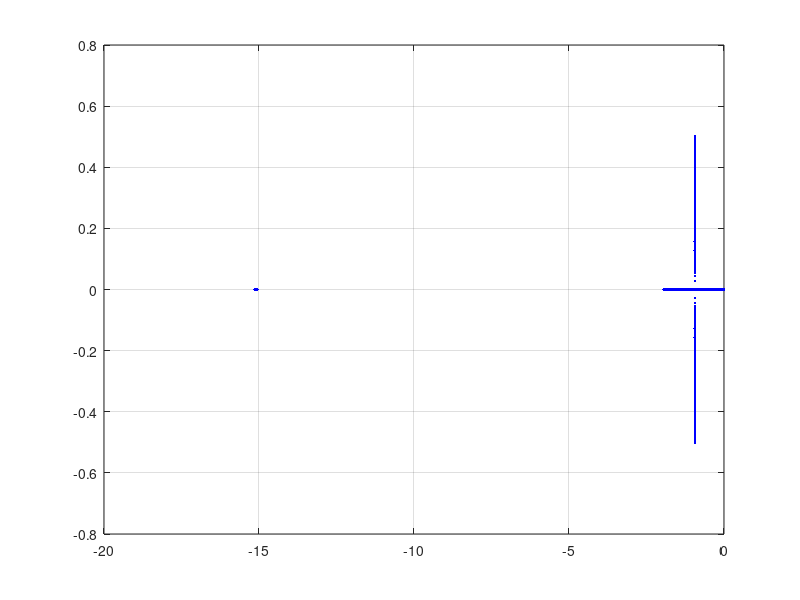
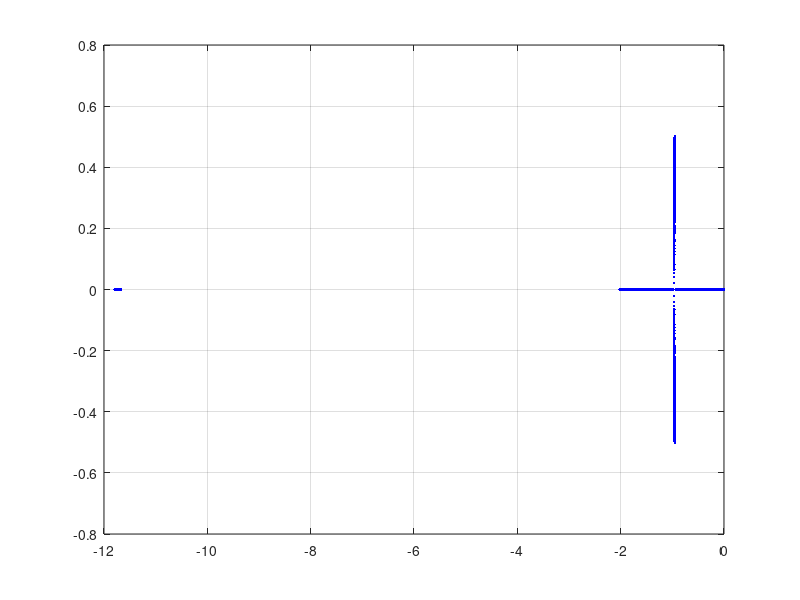

Write the MATLAB code that produced these figures, in order.
clc;
clear;
close all;

k1 = 9.86e-04;  %Gains from 3.1
k2 = 0.0017;  
k3 = linspace(0, 0.0001, 1000); %Range of values for k3
Ix = 5.8e-05;   
Iy = 7.2e-05;
g  = 9.82; 

for i = 1:length(k3)
    %Closed loop lateral control matrix 
    A_cl_lat = [ 0,         1,          0;
                -k2/Ix, -k1/Ix, -k3(i)/Ix;
                 g,         0,          0];       
    %Close loop longitudinal control matrix
    A_cl_long = [ 0,         1,          0;
                -k2/Iy, -k1/Iy, k3(i)/Iy;
                 -g,         0,          0];         
    eigs_lat(:, i) = eig(A_cl_lat); %Save Eigenvalues
    %Condition for eigenvalues to be real and below -1/1.25
    index_lat(i) = all(abs(imag(eig(A_cl_lat))) < 1e-8) && all(real(eig(A_cl_lat)) <= -0.8);

    eigs_long(:, i) = eig(A_cl_long);
    index_long(i) = all(abs(imag(eig(A_cl_long))) < 1e-8) && all(real(eig(A_cl_long)) <= -0.8);
end

%Locus Plot
figure(1);
plot(real(eigs_lat), imag(eigs_lat), 'b.', 'MarkerSize', 6);
grid on;
figure(2);
plot(real(eigs_long), imag(eigs_long), 'b.', 'MarkerSize', 6);
grid on;

%Find valid values for k3
index2_lat = find(index_lat ==1);
k3_valid_lat = k3(index2_lat);

index2_long = find(index_long ==1);
k3_valid_long = k3(index2_long);

